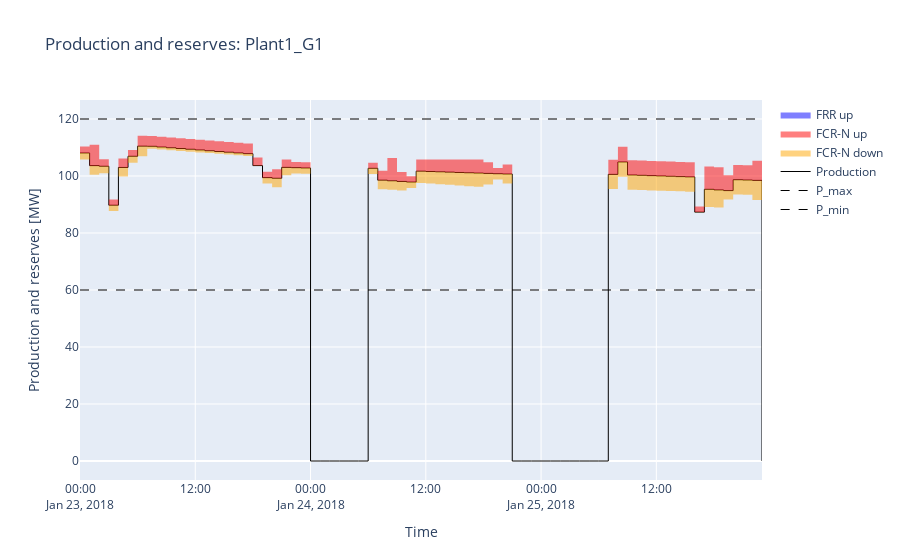
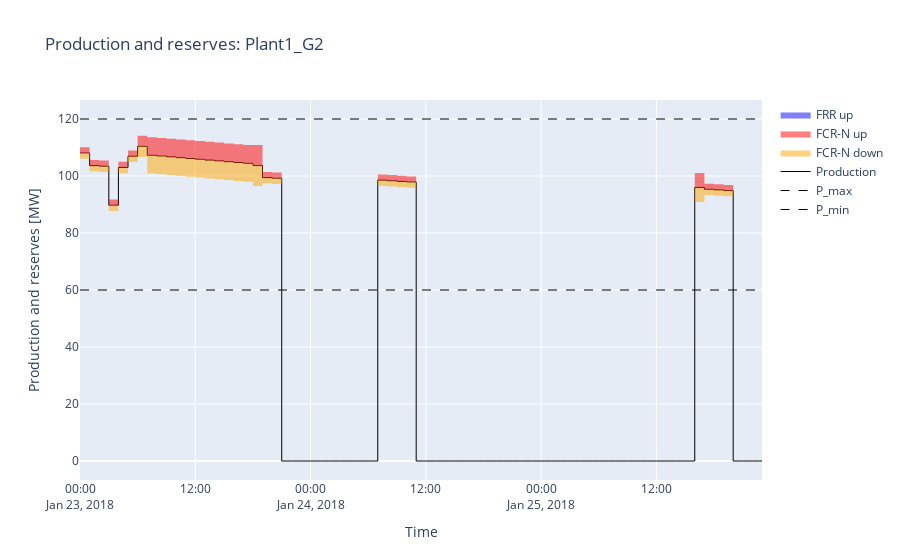
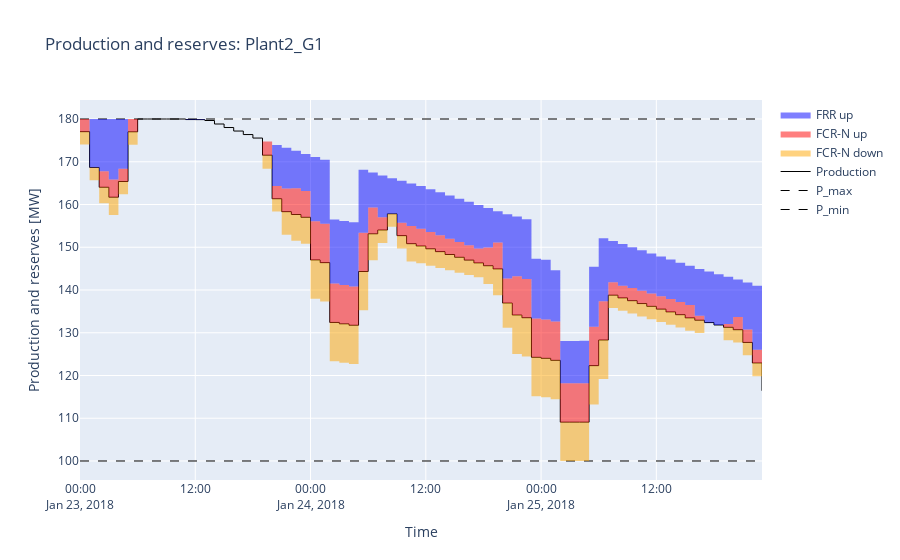

The notebook cell saved with these charts, in order:
### Markdown cell above
Note that the FCR-N reserve capacity is not always symmetric since no **fcr_n_equality_flag** on the global_settings object (or equivalent command) has been specified. 

The following plots give a more detailed look at the individual generator production and reserve capacity results:

### Code cell
for gen in shop.model.generator:
    name = gen.get_name()
    p_min = gen.p_min.get()
    p_max = gen.p_max.get()
    prod = gen.production.get()
    frr_up = gen.frr_up_delivery.get()
    fcr_n_up = gen.fcr_n_up_delivery.get()
    fcr_n_down = gen.fcr_n_down_delivery.get()

    t = prod.index
    
    fig = go.Figure(layout={'title':"Production and reserves: "+name,'xaxis_title':"Time",'yaxis_title':"Production and reserves [MW]"})
    
    fig.add_trace(go.Scatter(name="P_min",x=t,y=[p_min]*len(t),line={'color': "black", 'width': 1,'dash':"dash"}))    
    fig.add_trace(go.Scatter(name="P_max",x=t,y=[p_max]*len(t),line={'color': "black", 'width': 1,'dash':"dash"}))    
    fig.add_trace(go.Scatter(name="Production",x=t,y=prod.values,line={'color': "black", 'width': 1},line_shape='hv'))    

    fig.add_trace(go.Scatter(showlegend=False,x=t,y=prod.values-fcr_n_down,line={'color': "black", 'width': 0},line_shape='hv'))    
    fig.add_trace(go.Scatter(name="FCR-N down",x=t, y=prod,fill='tonexty',line={'color': "orange", 'width': 0},line_shape='hv'))
    fig.add_trace(go.Scatter(name="FCR-N up",x=t,y=prod+fcr_n_up, fill='tonexty',line={'color': "red", 'width': 0},line_shape='hv'))    
    fig.add_trace(go.Scatter(name="FRR up",x=t,y=prod+frr_up+fcr_n_up, fill='tonexty',line={'color': "blue", 'width': 0},line_shape='hv'))    
    
    fig.show()
